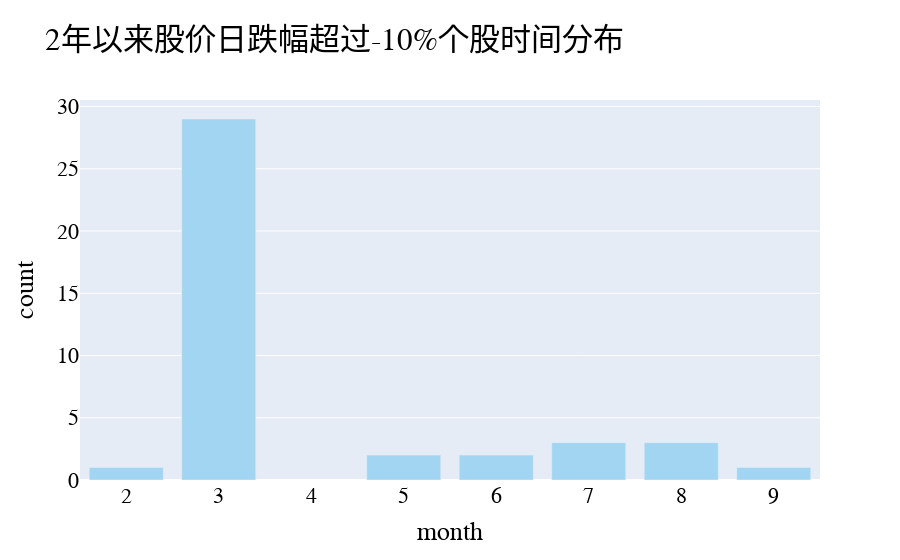

The notebook cell saved with this chart:
### Code cell
pct_change_10_n = plot_data(stocks,stocks['pct_change (%)']<-10,'2年以来股价日跌幅超过-10%个股时间分布')
pct_change_10_n

### Figure 1 — Plotly figure (JSON) as saved in the notebook; plotly's stock layout.template omitted (floating-point values rounded to 4 significant figures)
{"data": [{"marker": {"color": "#A2D5F2"}, "type": "bar", "x": [2, 3, 5, 6, 7, 8, 9], "y": [1, 29, 2, 2, 3, 3, 1]}], "layout": {"font": {"color": "#000000", "family": "Courier New, monospace", "size": 22}, "title": {"text": "2年以来股价日跌幅超过-10%个股时间分布"}, "xaxis": {"title": {"text": "month"}}, "yaxis": {"title": {"text": "count"}}}}
